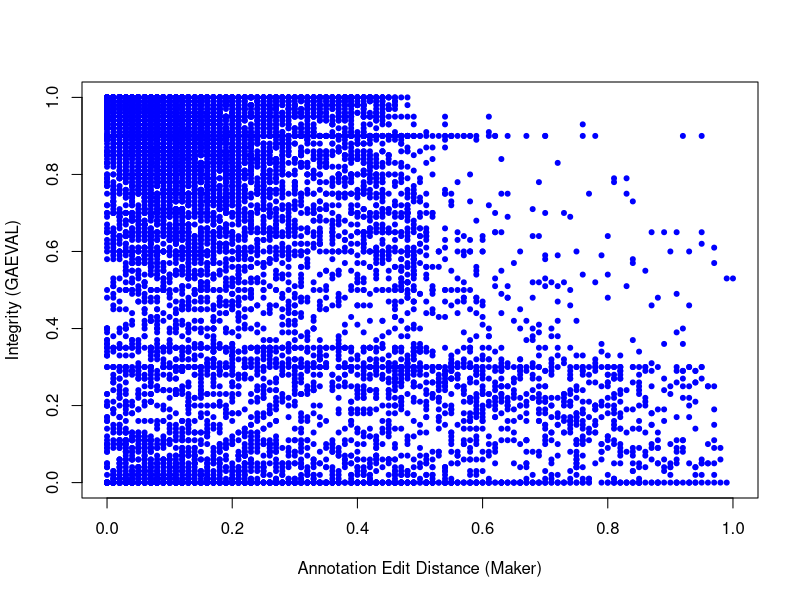
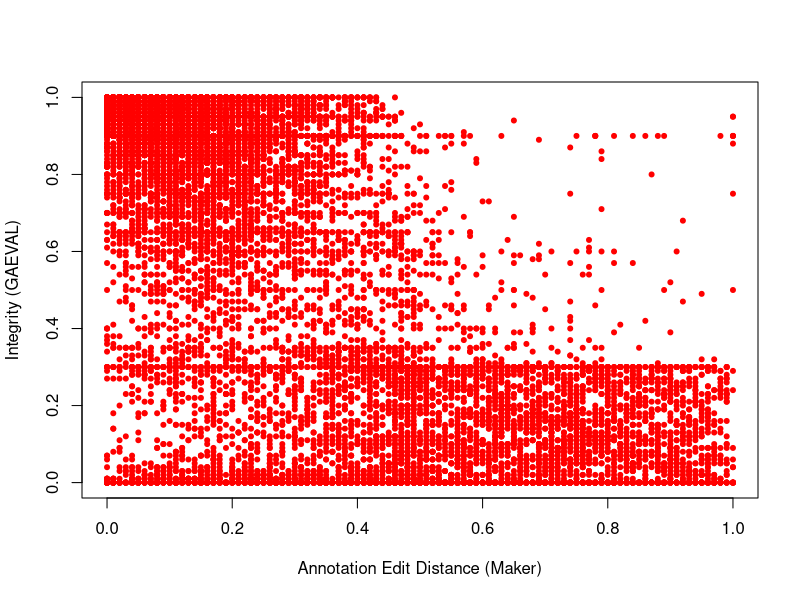
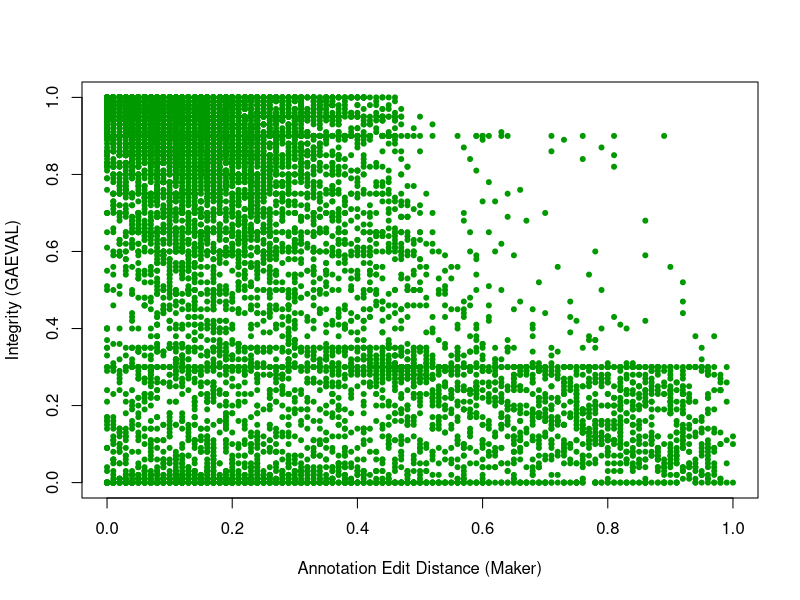
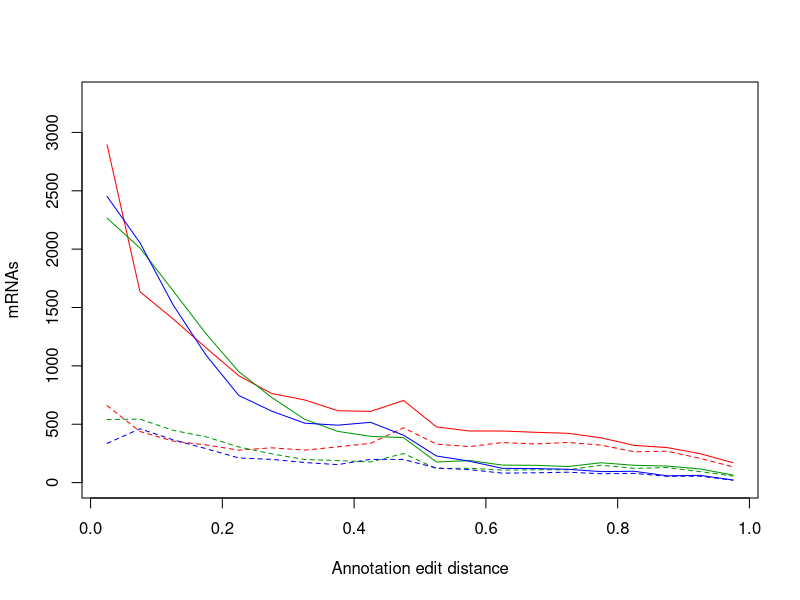
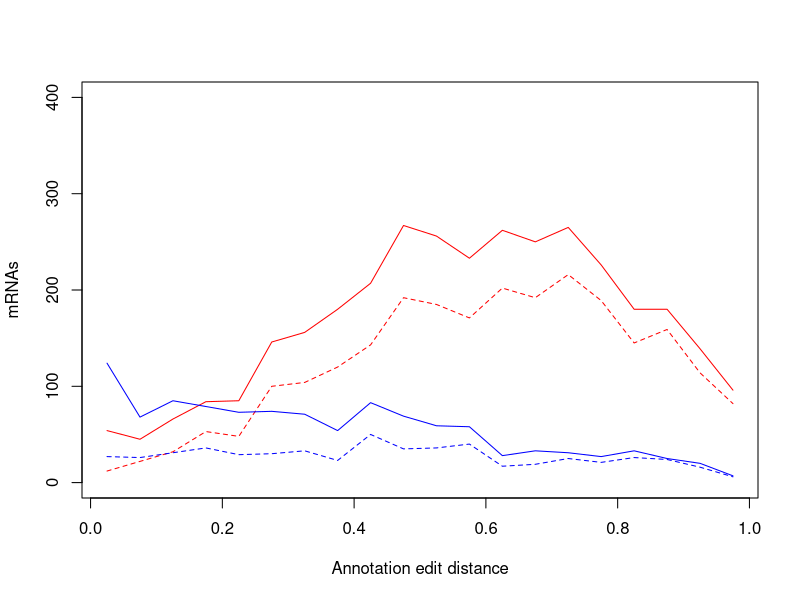
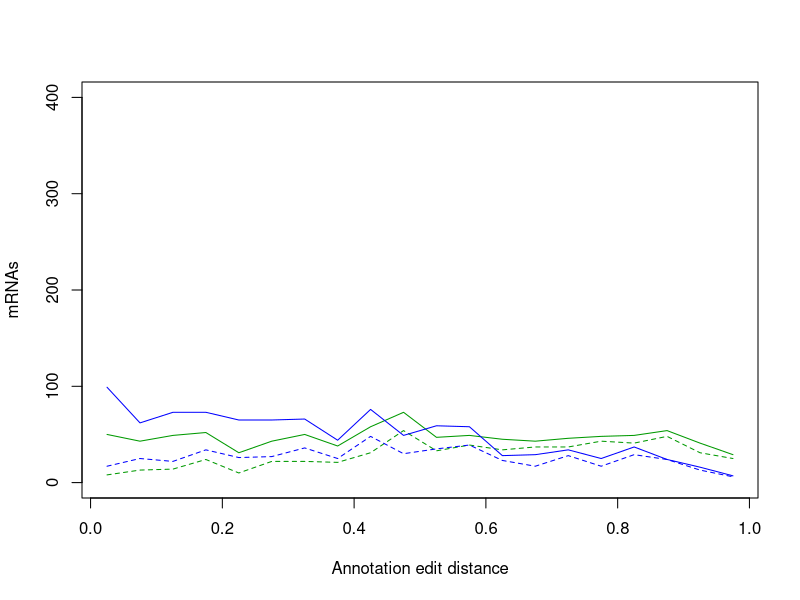
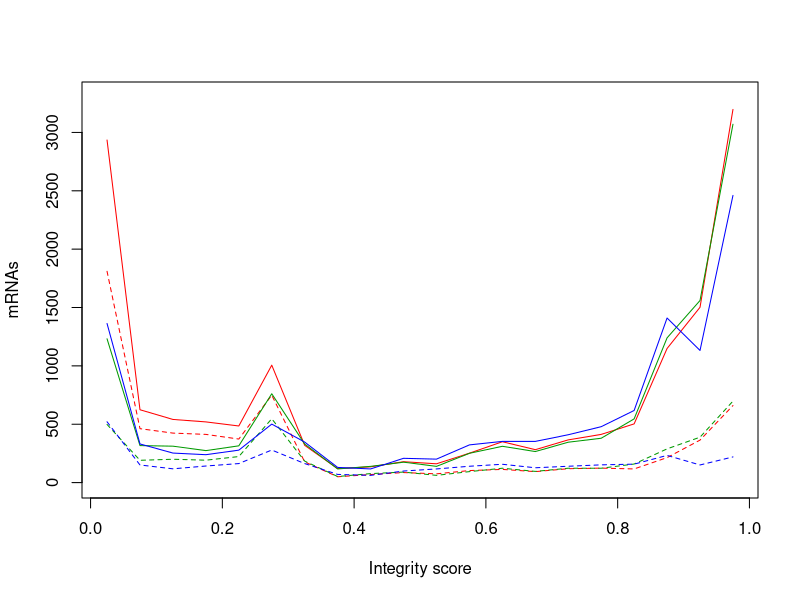
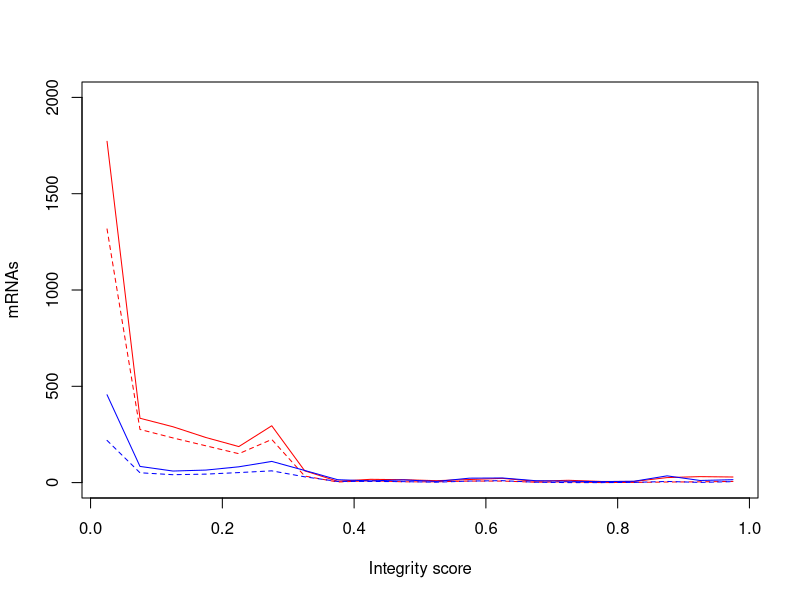

Here is the R script that generated these plots, in order:
#!/usr/bin/env Rscript

r11_v_p12a <- read.table("pdom-r11-v-p12a.aed-gaeval.txt", header=TRUE, sep="\t")
r11_v_p12b <- read.table("pdom-r11-v-p12b.aed-gaeval.txt", header=TRUE, sep="\t")

r11a <- r11_v_p12a[r11_v_p12a$Version == "r11" ,]
p12a <- r11_v_p12a[r11_v_p12a$Version == "p12a",]
r11b <- r11_v_p12b[r11_v_p12b$Version == "r11" ,]
p12b <- r11_v_p12b[r11_v_p12b$Version == "p12b",]

png("viz/aed-int-corr-r11.png", width=1200, height=1200, res=150)
plot(r11a$AED, r11a$Integrity, main="", xlab="Annotation Edit Distance (Maker)",
     ylab="Integrity (GAEVAL)", col="blue", pch=20)
d <- dev.off()
cor.test(r11a$AED, r11a$Integrity)
png("viz/aed-int-corr-p12a.png", width=1200, height=1200, res=150)
plot(p12a$AED, p12a$Integrity, main="", xlab="Annotation Edit Distance (Maker)",
     ylab="Integrity (GAEVAL)", col="red", pch=20)
d <- dev.off()
cor.test(p12a$AED, p12a$Integrity)
png("viz/aed-int-corr-p12b.png", width=1200, height=1200, res=150)
plot(p12b$AED, p12b$Integrity, main="", xlab="Annotation Edit Distance (Maker)",
     ylab="Integrity (GAEVAL)", col="#009900", pch=20)
d <- dev.off()
cor.test(p12b$AED, p12b$Integrity)

r11.aed.h <- hist(r11a$AED, plot=FALSE, breaks=20)
r11.snap.aed.h <- hist(r11a$AED[r11a$AbInit == "snap"], plot=FALSE, breaks=20)
p12a.aed.h <- hist(p12a$AED, plot=FALSE, breaks=20)
p12a.snap.aed.h <- hist(p12a$AED[p12a$AbInit == "snap"], plot=FALSE, breaks=20)
p12b.aed.h <- hist(p12b$AED, plot=FALSE, breaks=20)
p12b.snap.aed.h <- hist(p12b$AED[p12b$AbInit == "snap"], plot=FALSE, breaks=20)

png("viz/aed-dist.png", width=1200, height=1200, res=150)
plot(p12a.aed.h$mids, p12a.aed.h$counts, type="l", col="red", main="",
     xlab="Annotation edit distance", ylab="mRNAs", ylim=c(0, 3300))
lines(p12a.snap.aed.h$mids, p12a.snap.aed.h$counts, col="red", lty=2)
lines(p12b.aed.h$mids,      p12b.aed.h$counts,      col="#009900")
lines(p12b.snap.aed.h$mids, p12b.snap.aed.h$counts, col="#009900", lty=2)
lines(r11.aed.h$mids,      r11.aed.h$counts,      col="blue")
lines(r11.snap.aed.h$mids, r11.snap.aed.h$counts, col="blue", lty=2)
d <- dev.off()


r11a.uniq.aed.h <- hist(r11a$AED[r11a$Unique == "yes"], plot=FALSE, breaks=20)
r11a.uniq.snap.aed.h <- hist(r11a$AED[r11a$Unique == "yes" & r11a$AbInit == "snap"], plot=FALSE, breaks=20)
p12a.uniq.aed.h <- hist(p12a$AED[p12a$Unique == "yes"], plot=FALSE, breaks=20)
p12a.uniq.snap.aed.h <- hist(p12a$AED[p12a$Unique == "yes" & p12a$AbInit == "snap"], plot=FALSE, breaks=20)

png("viz/aed-uniq-dist-r11-v-p12a.png", width=1200, height=1200, res=150)
plot(p12a.uniq.aed.h$mids, p12a.uniq.aed.h$counts, type="l", col="red", main="",
     xlab="Annotation edit distance", ylab="mRNAs", ylim=c(0, 400))
lines(p12a.uniq.snap.aed.h$mids, p12a.uniq.snap.aed.h$counts, col="red", lty=2)
lines(r11a.uniq.aed.h$mids,      r11a.uniq.aed.h$counts,      col="blue")
lines(r11a.uniq.snap.aed.h$mids, r11a.uniq.snap.aed.h$counts, col="blue", lty=2)
d <- dev.off()

r11b.uniq.aed.h <- hist(r11b$AED[r11b$Unique == "yes"], plot=FALSE, breaks=20)
r11b.uniq.snap.aed.h <- hist(r11b$AED[r11b$Unique == "yes" & r11b$AbInit == "snap"], plot=FALSE, breaks=20)
p12b.uniq.aed.h <- hist(p12b$AED[p12b$Unique == "yes"], plot=FALSE, breaks=20)
p12b.uniq.snap.aed.h <- hist(p12b$AED[p12b$Unique == "yes" & p12b$AbInit == "snap"], plot=FALSE, breaks=20)

png("viz/aed-uniq-dist-r11-v-p12b.png", width=1200, height=1200, res=150)
plot(p12b.uniq.aed.h$mids, p12b.uniq.aed.h$counts, type="l", col="#009900", main="",
     xlab="Annotation edit distance", ylab="mRNAs", ylim=c(0, 400))
lines(p12b.uniq.snap.aed.h$mids, p12b.uniq.snap.aed.h$counts, col="#009900", lty=2)
lines(r11b.uniq.aed.h$mids,      r11b.uniq.aed.h$counts,      col="blue")
lines(r11b.uniq.snap.aed.h$mids, r11b.uniq.snap.aed.h$counts, col="blue", lty=2)
d <- dev.off()

r11.int.h <- hist(r11a$Integrity, plot=FALSE, breaks=20)
r11.snap.int.h <- hist(r11a$Integrity[r11a$AbInit == "snap"], plot=FALSE, breaks=20)
p12a.int.h <- hist(p12a$Integrity, plot=FALSE, breaks=20)
p12a.snap.int.h <- hist(p12a$Integrity[p12a$AbInit == "snap"], plot=FALSE, breaks=20)
p12b.int.h <- hist(p12b$Integrity, plot=FALSE, breaks=20)
p12b.snap.int.h <- hist(p12b$Integrity[p12b$AbInit == "snap"], plot=FALSE, breaks=20)

png("viz/int-dist.png", width=1200, height=1200, res=150)
plot(p12a.int.h$mids, p12a.int.h$counts, type="l", col="red", main="",
     xlab="Integrity score", ylab="mRNAs", ylim=c(0, 3300))
lines(p12a.snap.int.h$mids, p12a.snap.int.h$counts, col="red", lty=2)
lines(p12b.int.h$mids,      p12b.int.h$counts,      col="#009900")
lines(p12b.snap.int.h$mids, p12b.snap.int.h$counts, col="#009900", lty=2)
lines(r11.int.h$mids,      r11.int.h$counts,      col="blue")
lines(r11.snap.int.h$mids, r11.snap.int.h$counts, col="blue", lty=2)
d <- dev.off()

r11a.uniq.int.h <- hist(r11a$Integrity[r11a$Unique == "yes"], plot=FALSE, breaks=20)
r11a.uniq.snap.int.h <- hist(r11a$Integrity[r11a$Unique == "yes" & r11a$AbInit == "snap"], plot=FALSE, breaks=20)
p12a.uniq.int.h <- hist(p12a$Integrity[p12a$Unique == "yes"], plot=FALSE, breaks=20)
p12a.uniq.snap.int.h <- hist(p12a$Integrity[p12a$Unique == "yes" & p12a$AbInit == "snap"], plot=FALSE, breaks=20)

png("viz/int-uniq-dist-r11-v-p12a.png", width=1200, height=1200, res=150)
plot(p12a.uniq.int.h$mids, p12a.uniq.int.h$counts, type="l", col="red", main="",
     xlab="Integrity score", ylab="mRNAs", ylim=c(0, 2000))
lines(p12a.uniq.snap.int.h$mids, p12a.uniq.snap.int.h$counts, col="red", lty=2)
lines(r11a.uniq.int.h$mids,      r11a.uniq.int.h$counts,      col="blue")
lines(r11a.uniq.snap.int.h$mids, r11a.uniq.snap.int.h$counts, col="blue", lty=2)
d <- dev.off()

r11b.uniq.int.h <- hist(r11b$Integrity[r11b$Unique == "yes"], plot=FALSE, breaks=20)
r11b.uniq.snap.int.h <- hist(r11b$Integrity[r11b$Unique == "yes" & r11b$AbInit == "snap"], plot=FALSE, breaks=20)
p12b.uniq.int.h <- hist(p12b$Integrity[p12b$Unique == "yes"], plot=FALSE, breaks=20)
p12b.uniq.snap.int.h <- hist(p12b$Integrity[p12b$Unique == "yes" & p12b$AbInit == "snap"], plot=FALSE, breaks=20)

png("viz/int-uniq-dist-r11-v-p12b.png", width=1200, height=1200, res=150)
plot(p12b.uniq.int.h$mids, p12b.uniq.int.h$counts, type="l", col="#009900", main="",
     xlab="Integrity score", ylab="mRNAs", ylim=c(0, 2000))
lines(p12b.uniq.snap.int.h$mids, p12b.uniq.snap.int.h$counts, col="#009900", lty=2)
lines(r11b.uniq.int.h$mids,      r11b.uniq.int.h$counts,      col="blue")
lines(r11b.uniq.snap.int.h$mids, r11b.uniq.snap.int.h$counts, col="blue", lty=2)
d <- dev.off()
